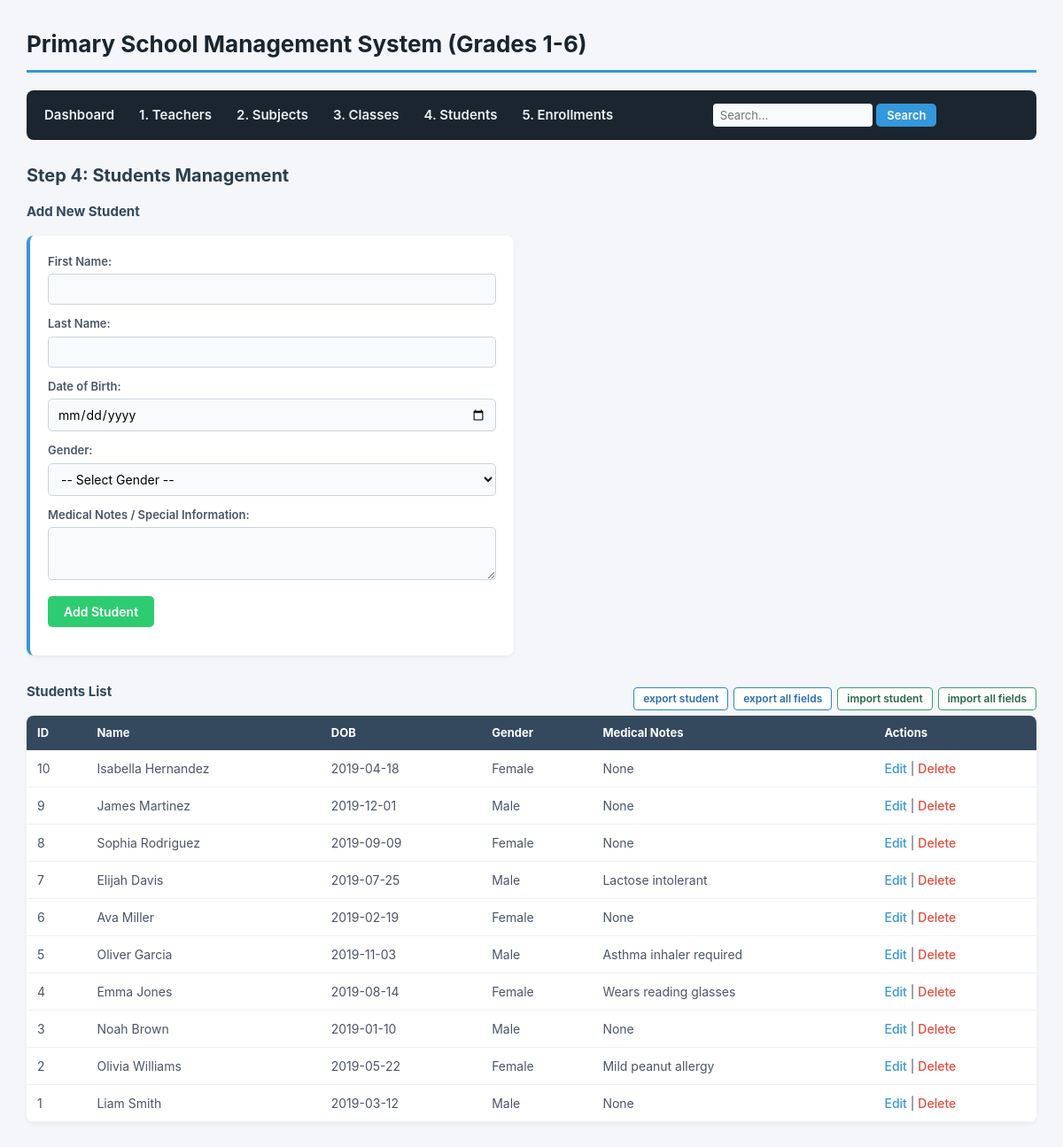
Page /students.php on the committed database.
### tables this page shows
CREATE TABLE IF NOT EXISTS `students` (
  `student_id` int(11) NOT NULL AUTO_INCREMENT,
  `first_name` varchar(50) NOT NULL,
  `last_name` varchar(50) NOT NULL,
  `dob` date NOT NULL,
  `gender` enum('Male','Female','Other') NOT NULL,
  `admission_date` date DEFAULT curdate(),
  `medical_notes` text DEFAULT NULL,
  `is_active` tinyint(1) DEFAULT 1,
  PRIMARY KEY (`student_id`),
  KEY `idx_students_active` (`is_active`)
);

### students.php (the view, shortened to what this page needs)
<?php
require_once 'db.php';
$edit_student = isset($_GET['edit']) ? $pdo->prepare("SELECT * FROM students WHERE student_id = ?") : null;
$students = $pdo->query("SELECT * FROM students ORDER BY student_id DESC")->fetchAll();
include 'header.php';
?>
<h2>Step 4: Students Management</h2>
<h3><?= $edit_student ? 'Edit Student' : 'Add New Student' ?></h3>
<form action="students.php" method="POST">
    <p>
        <label>First Name:</label>
        <input type="text" name="first_name" value="<?= $edit_student['first_name'] ?? '' ?>" required>
    </p>
    <p>
        <label>Last Name:</label>
        <input type="text" name="last_name" value="<?= $edit_student['last_name'] ?? '' ?>" required>
    </p>
    <p>
        <label>Date of Birth:</label>
        <input type="date" name="dob" value="<?= $edit_student['dob'] ?? '' ?>" required>
    </p>
    <p>
        <label>Gender:</label>
        <select name="gender" required>
            <option value="">-- Select Gender --</option>
        </select>
    </p>
    <p>
        <label>Medical Notes / Special Information:</label>
        <textarea name="medical_notes"><?= $edit_student['medical_notes'] ?? '' ?></textarea>
    </p>
    <p>
        <button type="submit" name="save_student"><?= $edit_student ? 'Update Student' : 'Add Student' ?></button>
    </p>
</form>
<div style="display: flex; justify-content: space-between; align-items: center; margin-top: 30px;">
    <h3>Students List</h3>
    <div style="display: flex; gap: 6px;">
        <a href="db_tools.php?action=export_data&table=students" class="btn-tool btn-tool-export">export student</a>
        <a href="db_tools.php?action=export_data&table=all" class="btn-tool btn-tool-export">export all fields</a>
        <button type="button" class="btn-tool btn-tool-import" onclick="openImportModal('Import Students Data', 'students')">import student</button>
        <button type="button" class="btn-tool btn-tool-import" onclick="openImportModal('Import All Database Data', 'all')">import all fields</button>
    </div>
</div>
<table>
    <thead>
        <tr><th>ID</th><th>Name</th><th>DOB</th><th>Gender</th><th>Medical Notes</th><th>Actions</th></tr>
    </thead>
    <tbody>
        <?php foreach ($students as $s): ?>
            <tr>
                <td><?= $s['student_id'] ?></td>
                <td><?= htmlspecialchars($s['first_name'] . ' ' . $s['last_name']) ?></td>
                <td><?= htmlspecialchars($s['dob']) ?></td>
                <td><?= htmlspecialchars($s['gender']) ?></td>
                <td><?= htmlspecialchars($s['medical_notes'] ?? 'None') ?></td>
                <td>
                    <a href="students.php?edit=<?= $s['student_id'] ?>">Edit</a> |
                    <a href="students.php?delete=<?= $s['student_id'] ?>" class="btn-delete" onclick="return confirm('Delete this student?')">Delete</a>
                </td>
            </tr>
        <?php endforeach; ?>
    </tbody>
</table>
</body>
</html>

### style.css (style rules this page uses)
* { box-sizing: border-box; margin: 0; padding: 0; font-family: -apple-system, BlinkMacSystemFont, "Segoe UI", Roboto, Arial, sans-serif; }
body { background-color: #f4f6f9; color: #333; padding: 30px; line-height: 1.5; }
h2 { color: #2c3e50; margin-bottom: 15px; font-size: 20px; }
h3 { color: #34495e; margin-bottom: 15px; font-size: 15px; }
form { background-color: #ffffff; padding: 20px; border-radius: 8px; box-shadow: 0 2px 5px rgba(0,0,0,0.05); margin-bottom: 25px; max-width: 550px; border-left: 4px solid #3498db; }
form p { margin-bottom: 12px; }
label { font-weight: 600; font-size: 13px; color: #4a5568; display: block; margin-bottom: 4px; }
input[type="text"], input[type="email"], input[type="date"], select, textarea { width: 100%; padding: 8px 10px; border: 1px solid #cbd5e0; border-radius: 5px; font-size: 14px; background-color: #f8fafc; }
textarea { resize: vertical; min-height: 60px; }
button[type="submit"] { background-color: #2ecc71; color: white; border: none; padding: 9px 18px; font-size: 14px; font-weight: 600; border-radius: 5px; cursor: pointer; }
table { width: 100%; border-collapse: collapse; background-color: #ffffff; border-radius: 8px; overflow: hidden; box-shadow: 0 2px 5px rgba(0,0,0,0.05); margin-bottom: 20px; }
th { background-color: #34495e; color: #ffffff; text-align: left; padding: 10px 12px; font-size: 13px; }
td { padding: 10px 12px; border-bottom: 1px solid #edf2f7; font-size: 14px; color: #4a5568; }
a { color: #3498db; text-decoration: none; font-weight: 500; }
a.btn-delete { color: #e74c3c; }
.btn-tool { padding: 6px 10px; font-size: 12px; font-weight: 600; border-radius: 4px; border: 1px solid #cbd5e0; background-color: #ffffff; color: #2d3748; cursor: pointer; text-decoration: none; line-height: 1; }
.btn-tool-export { border-color: #3182ce; color: #2b6cb0; }
.btn-tool-import { border-color: #38a169; color: #276749; }

### rows in the picture
students: student_id "10", first_name+last_name "Isabella Hernandez", dob "2019-04-18", gender "Female", medical_notes "None"
students: student_id "9", first_name+last_name "James Martinez", dob "2019-12-01", gender "Male", medical_notes "None"
students: student_id "8", first_name+last_name "Sophia Rodriguez", dob "2019-09-09", gender "Female", medical_notes "None"
students: student_id "7", first_name+last_name "Elijah Davis", dob "2019-07-25", gender "Male", medical_notes "Lactose intolerant"
students: student_id "6", first_name+last_name "Ava Miller", dob "2019-02-19", gender "Female", medical_notes "None"
students: student_id "5", first_name+last_name "Oliver Garcia", dob "2019-11-03", gender "Male", medical_notes "Asthma inhaler required"
students: student_id "4", first_name+last_name "Emma Jones", dob "2019-08-14", gender "Female", medical_notes "Wears reading glasses"
students: student_id "3", first_name+last_name "Noah Brown", dob "2019-01-10", gender "Male", medical_notes "None"
students: student_id "2", first_name+last_name "Olivia Williams", dob "2019-05-22", gender "Female", medical_notes "Mild peanut allergy"
students: student_id "1", first_name+last_name "Liam Smith", dob "2019-03-12", gender "Male", medical_notes "None"
